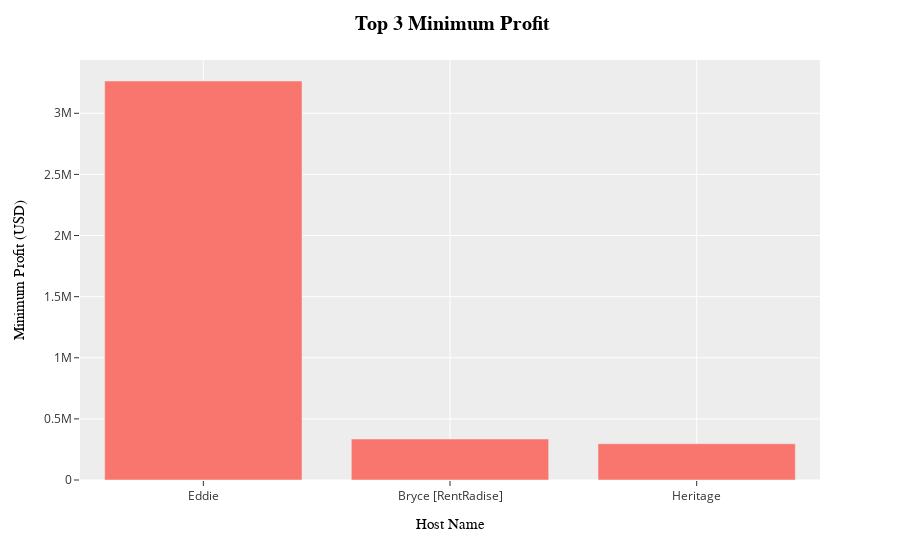

The code cell stored with this chart in its notebook:
### Markdown cell above
Visualisasi Top 3 Minimum

### Code cell
top_minimum_profit = px.bar(data_profit_minimum_top_host_name_fix,x = "host_name", y="total_profit",template= "ggplot2")

# modify title
top_minimum_profit.update_layout(title ="<b> Top 3 Minimum Profit", title_font = dict(size = 20, color = "black", family = "arial"), title_x = 0.5)

# Update label x dan y

top_minimum_profit.update_xaxes(title = "Host Name", title_font = dict(size = 15, color = "black", family = "arial"))
top_minimum_profit.update_yaxes(title = "Minimum Profit (USD)", title_font= dict(size= 15, color = "black", family = "arial"))
top_minimum_profit.show()

### Figure 1 — Plotly figure (JSON) as saved in the notebook; plotly's stock layout.template omitted (floating-point values rounded to 4 significant figures)
{"data": [{"alignmentgroup": "True", "hovertemplate": "host_name=%{x}<br>total_profit=%{y}<extra></extra>", "legendgroup": "", "marker": {"color": "#F8766D", "pattern": {"shape": ""}}, "name": "", "offsetgroup": "", "orientation": "v", "showlegend": false, "textposition": "auto", "type": "bar", "x": ["Eddie", "Bryce [RentRadise]", "Heritage"], "xaxis": "x", "y": [3264160, 335005, 296548], "yaxis": "y"}], "layout": {"barmode": "relative", "legend": {"tracegroupgap": 0}, "margin": {"t": 60}, "title": {"font": {"color": "black", "family": "arial", "size": 20}, "text": "<b> Top 3 Minimum Profit", "x": 0.5}, "xaxis": {"anchor": "y", "domain": [0, 1], "title": {"font": {"color": "black", "family": "arial", "size": 15}, "text": "Host Name"}}, "yaxis": {"anchor": "x", "domain": [0, 1], "title": {"font": {"color": "black", "family": "arial", "size": 15}, "text": "Minimum Profit (USD)"}}}}
